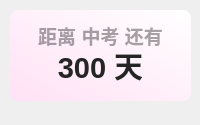
<?xml version="1.0" encoding="UTF-8"?>
<ui version="4.0">
 <class>Form</class>
 <widget class="QWidget" name="Form">
  <property name="geometry">
   <rect>
    <x>0</x>
    <y>0</y>
    <width>200</width>
    <height>125</height>
   </rect>
  </property>
  <property name="minimumSize">
   <size>
    <width>0</width>
    <height>0</height>
   </size>
  </property>
  <property name="maximumSize">
   <size>
    <width>16777215</width>
    <height>65536</height>
   </size>
  </property>
  <property name="windowTitle">
   <string>倒计日</string>
  </property>
  <widget class="QLabel" name="countdown_custom_title">
   <property name="geometry">
    <rect>
     <x>20</x>
     <y>20</y>
     <width>161</width>
     <height>31</height>
    </rect>
   </property>
   <property name="font">
    <font>
     <family>Microsoft YaHei UI</family>
     <pointsize>14</pointsize>
     <weight>75</weight>
     <bold>true</bold>
    </font>
   </property>
   <property name="styleSheet">
    <string notr="true">color: rgba(0, 0, 0, 90);
font-weight: bold;</string>
   </property>
   <property name="text">
    <string>距离 中考 还有</string>
   </property>
   <property name="textFormat">
    <enum>Qt::PlainText</enum>
   </property>
   <property name="alignment">
    <set>Qt::AlignCenter</set>
   </property>
  </widget>
  <widget class="QLabel" name="custom_countdown">
   <property name="geometry">
    <rect>
     <x>20</x>
     <y>30</y>
     <width>161</width>
     <height>71</height>
    </rect>
   </property>
   <property name="font">
    <font>
     <family>Microsoft YaHei UI</family>
     <pointsize>22</pointsize>
     <weight>75</weight>
     <bold>true</bold>
    </font>
   </property>
   <property name="styleSheet">
    <string notr="true">border: none;
color: rgba(37, 37, 37, 255);
font-weight: bold</string>
   </property>
   <property name="text">
    <string>300 天</string>
   </property>
   <property name="textFormat">
    <enum>Qt::PlainText</enum>
   </property>
   <property name="alignment">
    <set>Qt::AlignCenter</set>
   </property>
  </widget>
  <widget class="QLabel" name="backgnd">
   <property name="geometry">
    <rect>
     <x>10</x>
     <y>10</y>
     <width>181</width>
     <height>91</height>
    </rect>
   </property>
   <property name="styleSheet">
    <string notr="true">background-color: qlineargradient(spread:pad, x1:0, y1:1, x2:1, y2:0, stop:0 rgba(255, 225, 245, 255), stop:1 rgba(255, 255, 255, 255));
border-radius: 8px</string>
   </property>
   <property name="text">
    <string/>
   </property>
  </widget>
  <widget class="QLabel" name="img">
   <property name="geometry">
    <rect>
     <x>10</x>
     <y>10</y>
     <width>91</width>
     <height>91</height>
    </rect>
   </property>
   <property name="styleSheet">
    <string notr="true"/>
   </property>
   <property name="pixmap">
    <pixmap>img/2.png</pixmap>
   </property>
   <property name="scaledContents">
    <bool>true</bool>
   </property>
  </widget>
  <zorder>backgnd</zorder>
  <zorder>img</zorder>
  <zorder>countdown_custom_title</zorder>
  <zorder>custom_countdown</zorder>
 </widget>
 <resources/>
 <connections/>
</ui>
